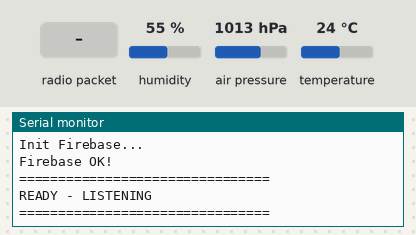
A sketch run on a simulated ESP8266 (NodeMCU). On the bench: the last lines printed to the serial monitor. The test bench sets the inputs (shaded band); at power-on: humidity 55 %, air pressure 1013 hPa, temperature 24 °C. WiFi joins after 1.5 s; servers stay silent unless stated; the local clock reads 2024-03-15 10:24:30 at power-on unless the sketch sets it; no radio packets arrive unless stated.

Above: at 7.1 s.
7.2 s: radio packet "ID:" arrives
At 8.3 s:
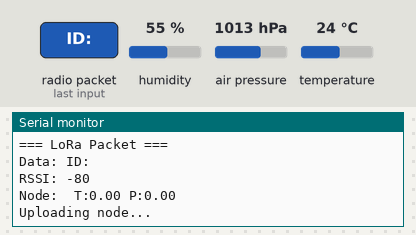
8.7 s: radio packet ",T:" arrives
At 8.7 s:
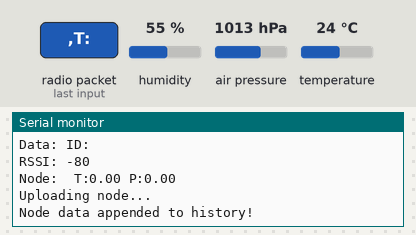
10.7 s: radio packet ",P:" arrives
12.8 s: radio packet ",A:" arrives
16.8 s: radio packet ",R:" arrives
At 18.3 s:
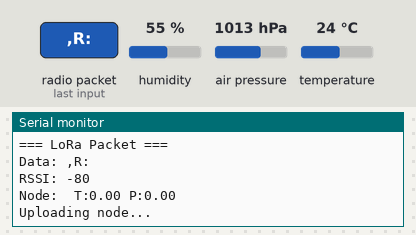
18.9 s: radio packet ",C:" arrives
At 19.4 s:
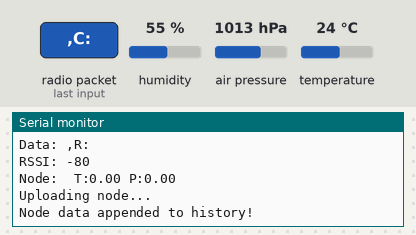

Measured:
- after the input at 7.2 s, the serial monitor: prints a new line at once (image 1)
- after the input at 16.8 s, the serial monitor: prints a new line after 0.67 s (image 3)

The sketch:

Gateway_Testing_2.ino
```cpp
/*
 * GATEWAY - MINIMAL VERSION (STABLE)
 * NodeMCU ESP8266 + BME280 + LoRa Ra-02
 *
 * MODIFIED: Firebase data is APPENDED (not replaced)
 * - Maintains history of all readings
 * - Keeps realtime values for quick access
 */

#include <ESP8266WiFi.h>
#include <FirebaseESP8266.h>
#include <Wire.h>
#include <Adafruit_Sensor.h>
#include <Adafruit_BME280.h>
#include <SPI.h>
#include <LoRa.h>
#include <time.h>

// ═══════════════════════════════════════════════════════════════
// PIN DEFINITIONS
// ═══════════════════════════════════════════════════════════════
#define LORA_NSS  D8
#define LORA_RST  D4
#define LORA_DIO0 D2
#define BME_SDA   D3
#define BME_SCL   D1
#define LORA_BAND 433E6

// ═══════════════════════════════════════════════════════════════
// WiFi & FIREBASE
// ═══════════════════════════════════════════════════════════════
const char* ssid = "Jarvis";
const char* password = "Pixies@1915";

#define FIREBASE_HOST "https://cloudburst-detection-sih-default-rtdb.asia-southeast1.firebasedatabase.app/"
#define FIREBASE_AUTH "msmKX3tPxvFboVm2fVp4iPB8SaMvx9j6461KIVR4"

// ═══════════════════════════════════════════════════════════════
// THINGSPEAK
// ═══════════════════════════════════════════════════════════════
const char* thingSpeakServer = "api.thingspeak.com";
String thingSpeakApiKey = "962W9NLLOB2L991N";

// ═══════════════════════════════════════════════════════════════
// CONFIGURATION
// ═══════════════════════════════════════════════════════════════
#define GATEWAY_UPLOAD_INTERVAL 30000

// ═══════════════════════════════════════════════════════════════
// OBJECTS
// ═══════════════════════════════════════════════════════════════
Adafruit_BME280 bme;
WiFiClient thingSpeakClient;
FirebaseData firebaseData;
FirebaseConfig firebaseConfig;
FirebaseAuth firebaseAuth;

// ═══════════════════════════════════════════════════════════════
// VARIABLES
// ═══════════════════════════════════════════════════════════════
bool bmeFound = false;
unsigned long lastGatewayUploadTime = 0;
unsigned long totalPacketsReceived = 0;

String lastNodeID = "";
float node_temp = 0;
float node_pressure = 0;
float node_altitude = 0;
float node_rainfall = 0;
int node_rssi = 0;

float gw_temp = 0;
float gw_pressure = 0;
float gw_altitude = 0;
float gw_humidity = 0;

// ═══════════════════════════════════════════════════════════════
// SETUP
// ═══════════════════════════════════════════════════════════════
void setup() {
  Serial.begin(9600);
  delay(2000);

  Serial.println("\n\n================================");
  Serial.println("GATEWAY - APPEND MODE");
  Serial.println("================================\n");

  // I2C & BME280
  Serial.println("Init I2C...");
  Wire.begin(BME_SDA, BME_SCL);
  delay(100);

  if (bme.begin(0x76, &Wire) || bme.begin(0x77, &Wire)) {
    Serial.println("BME280 OK!\n");
    bmeFound = true;
    bme.setSampling(Adafruit_BME280::MODE_NORMAL,
                    Adafruit_BME280::SAMPLING_X1,
                    Adafruit_BME280::SAMPLING_X1,
                    Adafruit_BME280::SAMPLING_X1,
                    Adafruit_BME280::FILTER_OFF,
                    Adafruit_BME280::STANDBY_MS_1000);
  } else {
    Serial.println("BME280 not found\n");
  }

  // LoRa
  Serial.println("Init LoRa...");
  LoRa.setPins(LORA_NSS, LORA_RST, LORA_DIO0);

  if (!LoRa.begin(LORA_BAND)) {
    Serial.println("LoRa FAILED!");
    while(1) delay(1000);
  }

  Serial.println("LoRa OK!\n");

  LoRa.setTxPower(14);
  LoRa.setSpreadingFactor(7);
  LoRa.setSignalBandwidth(125E3);
  LoRa.setCodingRate4(5);
  LoRa.setSyncWord(0x12);
  LoRa.enableCrc();

  // WiFi
  Serial.print("WiFi: ");
  WiFi.begin(ssid, password);
  WiFi.mode(WIFI_STA);

  int attempts = 0;
  while (WiFi.status() != WL_CONNECTED && attempts < 30) {
    delay(500);
    Serial.print(".");
    attempts++;
  }
  Serial.println();

  if (WiFi.status() == WL_CONNECTED) {
    Serial.print("Connected! IP: ");
    Serial.println(WiFi.localIP());
  } else {
    Serial.println("WiFi Failed!");
  }

  // Configure NTP for timestamps
  if (WiFi.status() == WL_CONNECTED) {
    configTime(0, 0, "pool.ntp.org", "time.nist.gov");
    Serial.println("Syncing time...");
    delay(2000);
  }

  // Firebase
  if (WiFi.status() == WL_CONNECTED) {
    Serial.println("\nInit Firebase...");

    firebaseConfig.host = FIREBASE_HOST;
    firebaseConfig.signer.tokens.legacy_token = FIREBASE_AUTH;

    Firebase.begin(&firebaseConfig, &firebaseAuth);
    Firebase.reconnectWiFi(true);

    delay(100);

    if (Firebase.setString(firebaseData, "/system/status", "online")) {
      Serial.println("Firebase OK!\n");
    } else {
      Serial.println("Firebase FAILED!");
      Serial.println(firebaseData.errorReason());
    }
  }

  Serial.println("================================");
  Serial.println("READY - LISTENING");
  Serial.println("================================\n");

  lastGatewayUploadTime = millis() - GATEWAY_UPLOAD_INTERVAL + 5000;
}

// ═══════════════════════════════════════════════════════════════
// MAIN LOOP
// ═══════════════════════════════════════════════════════════════
void loop() {
  // Check LoRa
  int packetSize = LoRa.parsePacket();

  if (packetSize) {
    Serial.println("\n=== LoRa Packet ===");

    String received = "";
    while (LoRa.available()) {
      received += (char)LoRa.read();
    }

    node_rssi = LoRa.packetRssi();
    totalPacketsReceived++;

    Serial.print("Data: ");
    Serial.println(received);
    Serial.print("RSSI: ");
    Serial.println(node_rssi);

    parseNodeData(received);
    uploadNodeData();

    Serial.println("===================\n");
  }

  // Gateway upload every 30 sec
  if (millis() - lastGatewayUploadTime >= GATEWAY_UPLOAD_INTERVAL) {
    readGatewaySensor();
    uploadGatewayData();
    lastGatewayUploadTime = millis();
  }

  delay(10);
}

// ═══════════════════════════════════════════════════════════════
// GET TIMESTAMP
// ═══════════════════════════════════════════════════════════════
String getTimestamp() {
  time_t now = time(nullptr);
  if (now < 100000) {
    // Time not synced yet, use millis
    return String(millis());
  }
  return String(now);
}

// ═══════════════════════════════════════════════════════════════
// PARSE NODE DATA
// ═══════════════════════════════════════════════════════════════
void parseNodeData(String data) {
  // Extract Node ID
  int idIdx = data.indexOf("ID:");
  int tIdx = data.indexOf(",T:");
  if (idIdx >= 0 && tIdx > idIdx) {
    lastNodeID = data.substring(idIdx + 3, tIdx);
  }

  // Extract Temperature
  int pIdx = data.indexOf(",P:");
  if (tIdx >= 0 && pIdx > tIdx) {
    node_temp = data.substring(tIdx + 3, pIdx).toFloat();
  }

  // Extract Pressure
  int aIdx = data.indexOf(",A:");
  if (pIdx >= 0 && aIdx > pIdx) {
    node_pressure = data.substring(pIdx + 3, aIdx).toFloat();
  }

  // Extract Altitude
  int rIdx = data.indexOf(",R:");
  if (aIdx >= 0 && rIdx > aIdx) {
    node_altitude = data.substring(aIdx + 3, rIdx).toFloat();
  }

  // Extract Rainfall
  int cIdx = data.indexOf(",C:");
  if (rIdx >= 0 && cIdx > rIdx) {
    node_rainfall = data.substring(rIdx + 3, cIdx).toFloat();
  }

  Serial.print("Node: ");
  Serial.print(lastNodeID);
  Serial.print(" T:");
  Serial.print(node_temp);
  Serial.print(" P:");
  Serial.println(node_pressure);
}

// ═══════════════════════════════════════════════════════════════
// READ GATEWAY SENSOR
// ═══════════════════════════════════════════════════════════════
void readGatewaySensor() {
  if (bmeFound) {
    gw_temp = bme.readTemperature();
    gw_pressure = bme.readPressure() / 100.0F;
    gw_altitude = bme.readAltitude(1013.25);
    gw_humidity = bme.readHumidity();
  }

  Serial.println("Gateway sensor read");
}

// ═══════════════════════════════════════════════════════════════
// UPLOAD NODE DATA (APPEND MODE)
// ═══════════════════════════════════════════════════════════════
void uploadNodeData() {
  if (WiFi.status() != WL_CONNECTED) return;

  Serial.println("Uploading node...");

  String timestamp = getTimestamp();

  // Update realtime values (for quick access)
  String realtimePath = "/nodes/" + lastNodeID + "/realtime";

  Firebase.setFloat(firebaseData, realtimePath + "/temperature", node_temp);
  delay(50);

  Firebase.setFloat(firebaseData, realtimePath + "/pressure", node_pressure);
  delay(50);

  Firebase.setFloat(firebaseData, realtimePath + "/altitude", node_altitude);
  delay(50);

  Firebase.setInt(firebaseData, realtimePath + "/rssi", node_rssi);
  delay(50);

  Firebase.setString(firebaseData, realtimePath + "/status", "online");
  delay(50);

  Firebase.setString(firebaseData, realtimePath + "/lastUpdate", timestamp);
  delay(50);

  // APPEND to history (preserves all data)
  String historyPath = "/nodes/" + lastNodeID + "/history";
  FirebaseJson json;

  json.set("temperature", node_temp);
  json.set("pressure", node_pressure);
  json.set("altitude", node_altitude);
  json.set("rainfall", node_rainfall);
  json.set("rssi", node_rssi);
  json.set("timestamp", timestamp);

  if (Firebase.pushJSON(firebaseData, historyPath, json)) {
    Serial.println("Node data appended to history!");
  } else {
    Serial.println("History append failed!");
    Serial.println(firebaseData.errorReason());
  }

  // ThingSpeak
  uploadToThingSpeak(node_temp, node_pressure, node_altitude, 0, 1);
}

// ═══════════════════════════════════════════════════════════════
// UPLOAD GATEWAY DATA (APPEND MODE)
// ═══════════════════════════════════════════════════════════════
void uploadGatewayData() {
  if (WiFi.status() != WL_CONNECTED) return;

  Serial.println("Uploading gateway...");

  String timestamp = getTimestamp();

  // Update realtime values
  String realtimePath = "/nodes/gateway/realtime";

  Firebase.setFloat(firebaseData, realtimePath + "/temperature", gw_temp);
  delay(50);

  Firebase.setFloat(firebaseData, realtimePath + "/pressure", gw_pressure);
  delay(50);

  Firebase.setFloat(firebaseData, realtimePath + "/humidity", gw_humidity);
  delay(50);

  Firebase.setString(firebaseData, realtimePath + "/status", "online");
  delay(50);

  Firebase.setString(firebaseData, realtimePath + "/lastUpdate", timestamp);
  delay(50);

  // APPEND to history
  String historyPath = "/nodes/gateway/history";
  FirebaseJson json;

  json.set("temperature", gw_temp);
  json.set("pressure", gw_pressure);
  json.set("altitude", gw_altitude);
  json.set("humidity", gw_humidity);
  json.set("timestamp", timestamp);

  if (Firebase.pushJSON(firebaseData, historyPath, json)) {
    Serial.println("Gateway data appended to history!");
  } else {
    Serial.println("History append failed!");
    Serial.println(firebaseData.errorReason());
  }

  // ThingSpeak
  uploadToThingSpeak(gw_temp, gw_pressure, gw_altitude, gw_humidity, 0);
}

// ═══════════════════════════════════════════════════════════════
// THINGSPEAK UPLOAD
// ═══════════════════════════════════════════════════════════════
void uploadToThingSpeak(float t, float p, float a, float h, int nodeId) {
  if (WiFi.status() != WL_CONNECTED) return;

  String url = "/update?api_key=" + thingSpeakApiKey;

  if (nodeId == 1) {
    url += "&field1=" + String(t, 1);
    url += "&field2=" + String(p, 1);
    url += "&field3=" + String(a, 1);
    url += "&field8=1";
  } else {
    url += "&field4=" + String(t, 1);
    url += "&field5=" + String(p, 1);
    url += "&field6=" + String(a, 1);
    url += "&field7=" + String(h, 1);
    url += "&field8=0";
  }

  if (thingSpeakClient.connect(thingSpeakServer, 80)) {
    thingSpeakClient.print("GET " + url + " HTTP/1.1\r\n");
    thingSpeakClient.print("Host: " + String(thingSpeakServer) + "\r\n");
    thingSpeakClient.print("Connection: close\r\n\r\n");

    delay(500);
    thingSpeakClient.stop();

    Serial.println("ThingSpeak OK");
  }
}
```
